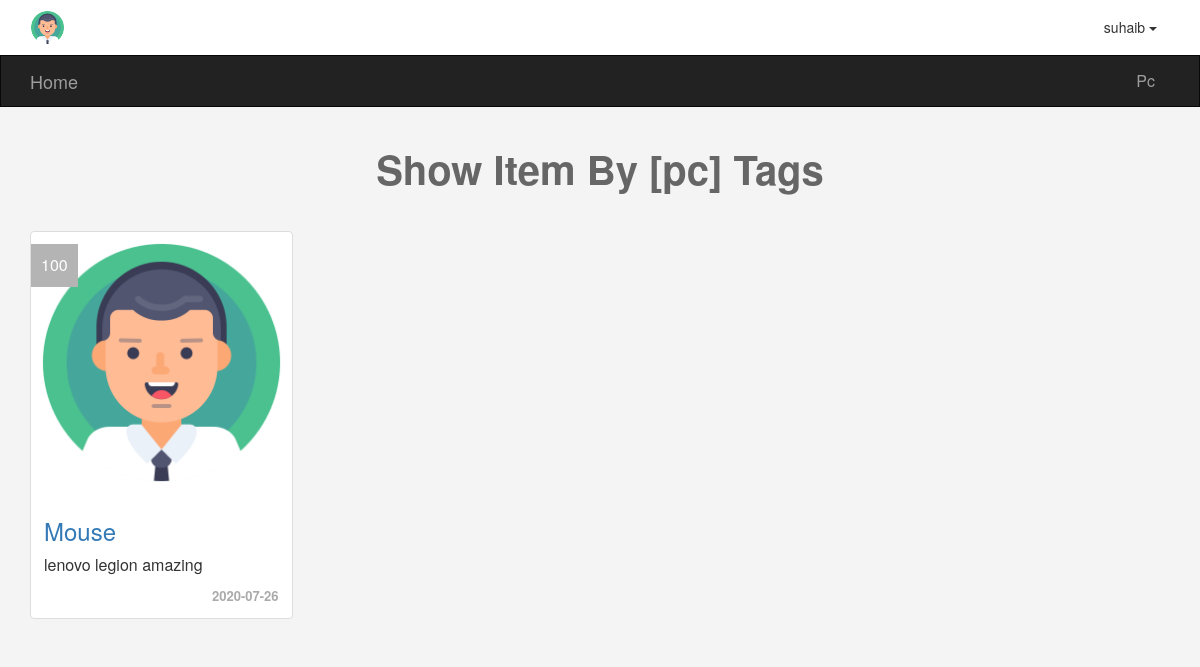
The page /tags.php?name=pc (signed in) on the database its author committed.
### tables this page shows
CREATE TABLE `categories` (
  `ID` int NOT NULL,
  `Name` varchar(255) NOT NULL,
  `Description` varchar(255) NOT NULL,
  `Ordering` int NOT NULL,
  `Visibility` tinyint NOT NULL DEFAULT '0',
  `Allow_Comment` tinyint NOT NULL DEFAULT '0',
  `Allow_Ads` tinyint NOT NULL DEFAULT '0',
  `ParentID` int NOT NULL
);

CREATE TABLE `items` (
  `ItemID` int NOT NULL,
  `Name` varchar(255) NOT NULL,
  `Description` varchar(255) NOT NULL,
  `Price` int NOT NULL,
  `AddDate` date NOT NULL,
  `CountryMade` varchar(255) NOT NULL,
  `Status` int NOT NULL,
  `Approve` tinyint NOT NULL DEFAULT '0',
  `Tags` varchar(255) NOT NULL,
  `CatID` int NOT NULL,
  `MemberID` int NOT NULL
);

### init.php (called while the page is built, shortened)
<?php
include "admin/config.php";
$template = "includes/templates/";
$lang = "includes/language/";
$func = "includes/functions/";
$css = "layout/css/";
include $func . "functions.php";
include $lang . "eng.php";
include $template . "header.php";

### includes/language/eng.php (called while the page is built)
<?php
function lang( $phrase ){
    static $lang = array(
        'ADMIN_HOME' => 'Home',
        'CATEG' => 'Categories',
        'ITEMS' => 'Items',
        'MEMBERS' => 'Members',
        'STAT' => 'Statistics',
        'LOGS' => 'Logs',
        'COMM' => 'Comments'
    );
    return array_key_exists($phrase , $lang) ? $lang[$phrase] : "Key not exists";
}

### includes/functions/functions.php (called while the page is built, shortened)
<?php
function getRecords($fields  , $table , $where=null , $order = null){
    global $conn;
    $sql = $order == null ? " " : "ORDER BY $order DESC";
    $getRecord = $conn->prepare("SELECT $fields FROM $table $where $sql");
    $getRecord->execute();
    $record = $getRecord->fetchAll();
    return $record;
}

### tags.php (the view, shortened to what this page needs)
<?php
include "init.php";
if($_SERVER['REQUEST_METHOD'] == 'GET' && isset($_GET['name'])){
?>
<div class="container">
    <h1 class="text-center">Show Item By [<?=$_GET['name']?>] Tags</h1>
    <div class="row">
    <?php
    $items = getRecords("*" ,"items","WHERE Tags LIKE '%".$_GET['name']."%' AND Approve = 1");
    foreach($items as $item): ?>
        <div class="col-sm-6 col-md-3">
            <div class="thumbnail item-box">
                <span class="price-tag"><?=$item['Price']?></span>
                <img class="img-responsive" src="img.png" alt="">
                <div class="caption">
                    <h3><a href="items.php?itemid=<?=$item['ItemID']?>"><?=$item['Name']?></a></h3>
                    <p><?=$item['Description']?></p>
                    <div class="date"><?=$item['AddDate']?></div>
                </div>
            </div>
        </div>
    <?php endforeach;?>
    </div>
</div>
<?php }
else {echo '<div class="container">
            <h1 class="text-center"> You con not Access Directly</h1>
            </div>';
}
include $template . "footer.php"; ?>

### includes/templates/header.php (shortened to what this page needs)
<!DOCTYPE html>
<html lang="en">
<head>
    <link rel="stylesheet" href="<?=$css?>bootstrap.min.css">
    <link rel="stylesheet" href="<?=$css?>font-awesome.min.css">
    <link rel="stylesheet" href="<?=$css?>custom.css">
</head>
<body>
<div class="upper-bar">
  <div class="container">
  <?php if(isset($_SESSION['name'])){
           ?>
           <img class="my-img img-circle" src="img.png" alt="">
           <div class="btn-group my-info pull-right">
              <span class="btn dropdown-toggle" data-toggle="dropdown">
                <?=$_SESSION['name']?>
                <span class="caret"></span>
              </span>
           </div>
           <?php
      }else {?>
    <a href="login.php">
      <span class="pull-right">Login/SignUp</span>
    </a>
    <?php }?>
  </div>
</div>
<nav class="navbar navbar-inverse">
  <div class="container">
    <div class="navbar-header">
      <a class="navbar-brand" href="index.php"><?=lang('ADMIN_HOME')?></a>
    </div>
    <div class="collapse navbar-collapse" id="app-nav">
      <ul class="nav navbar-nav navbar-right">
        <?php
          foreach(getRecords("*","categories" , "WHERE ParentID = 0") as $cat){
            echo '<li>
            <a href="categories.php?pageid='. $cat['ID'].'">'
            .$cat['Name'] .'</a></li>';
          }
        ?>
      </ul>
    </div>
  </div>
</nav>

### layout/css/custom.css (style rules this page uses)
body { background-color: #F4F4F4; font-size: 16px; }
h1 { font-size: 40px; margin: 40px 0; font-weight: bold; color: #666; }
.navbar { border-radius: 0; margin-bottom: 0; }
.nav > li > a , .navbar { padding: -10px 12px; }
.upper-bar { padding: 10px; background-color: white; }
.my-img { width: 35px; height: 35px; }
.item-box { position: relative; }
.item-box .price-tag { background-color: #B4B4B4; padding: 10px; position: absolute; left: 0px; top: 12px; color: white; }
.item-box .caption p { max-height: 44px; }
.thumbnail .date { text-align: right; font-size: 13px; color: #AAA; font-weight: bold; }

### rows shown on the page
categories: Name "Pc"
items: Price "100", Name "Mouse", Description "lenovo legion amazing", AddDate "2020-07-26"

### other values the page prints
$_SESSION['name'] "suhaib"
lang('ADMIN_HOME') "Home"
$_GET['name'] "pc"
